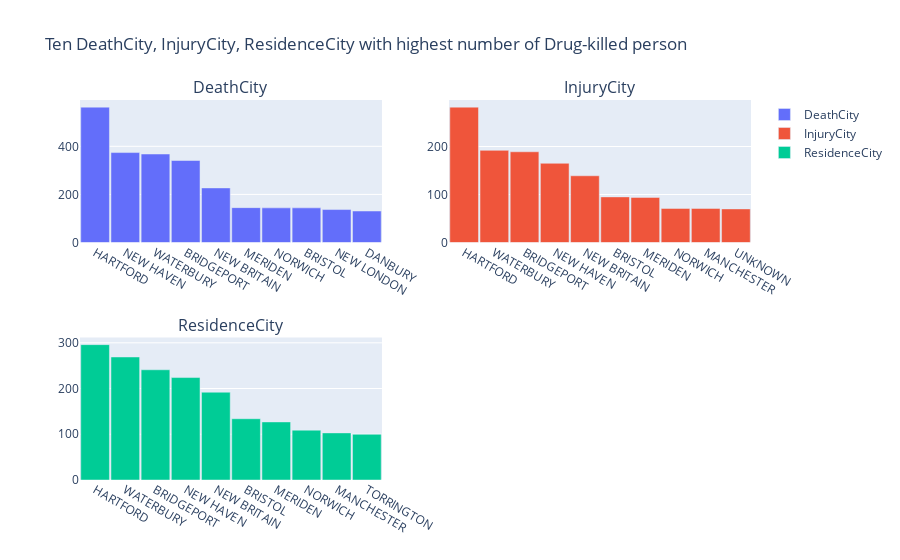

This figure's notebook cell:
### Code cell
#First plot
trace0 = go.Bar(
    x = CountDeath_Obj["ID"].index.values[:10],
    y = CountDeath_Obj["ID"].values[:10],
    name = "DeathCity"
)
trace1 = go.Bar(
    x = CountInjury_Obj["ID"].index.values[:10],
    y = CountInjury_Obj["ID"].values[:10],
    name = "InjuryCity"
)
trace2 = go.Bar(
    x = CountResidence_Obj["ID"].index.values[:10],
    y = CountResidence_Obj["ID"].values[:10],
    name = "ResidenceCity"
)

#Creating the grid
fig = tls.make_subplots(rows=2, cols=2, specs=[[{}, {}], [{'colspan': 1}, {}]],
                          subplot_titles=('DeathCity','InjuryCity', 'ResidenceCity'))

#setting the figs
fig.append_trace(trace0, 1, 1)
fig.append_trace(trace1, 1, 2)
fig.append_trace(trace2, 2, 1)

fig['layout'].update(showlegend=True, title='Ten DeathCity, InjuryCity, ResidenceCity with highest number of Drug-killed person', bargap=0.05)
py.iplot(fig, filename='custom-sized-subplot-with-subplot-titles')

### Figure 1 — Plotly figure (JSON) as saved in the notebook; plotly's stock layout.template omitted (floating-point values rounded to 4 significant figures)
{"data": [{"name": "DeathCity", "type": "bar", "x": ["HARTFORD", "NEW HAVEN", "WATERBURY", "BRIDGEPORT", "NEW BRITAIN", "MERIDEN", "NORWICH", "BRISTOL", "NEW LONDON", "DANBURY"], "xaxis": "x", "y": [563, 374, 368, 341, 227, 145, 144, 144, 137, 131], "yaxis": "y"}, {"name": "InjuryCity", "type": "bar", "x": ["HARTFORD", "WATERBURY", "BRIDGEPORT", "NEW HAVEN", "NEW BRITAIN", "BRISTOL", "MERIDEN", "NORWICH", "MANCHESTER", "UNKNOWN"], "xaxis": "x2", "y": [282, 192, 189, 165, 139, 95, 94, 71, 71, 70], "yaxis": "y2"}, {"name": "ResidenceCity", "type": "bar", "x": ["HARTFORD", "WATERBURY", "BRIDGEPORT", "NEW HAVEN", "NEW BRITAIN", "BRISTOL", "MERIDEN", "NORWICH", "MANCHESTER", "TORRINGTON"], "xaxis": "x3", "y": [296, 269, 241, 224, 192, 134, 127, 109, 103, 100], "yaxis": "y3"}], "layout": {"annotations": [{"font": {"size": 16}, "showarrow": false, "text": "DeathCity", "x": 0.225, "xanchor": "center", "xref": "paper", "y": 1, "yanchor": "bottom", "yref": "paper"}, {"font": {"size": 16}, "showarrow": false, "text": "InjuryCity", "x": 0.775, "xanchor": "center", "xref": "paper", "y": 1, "yanchor": "bottom", "yref": "paper"}, {"font": {"size": 16}, "showarrow": false, "text": "ResidenceCity", "x": 0.225, "xanchor": "center", "xref": "paper", "y": 0.375, "yanchor": "bottom", "yref": "paper"}], "bargap": 0.05, "showlegend": true, "title": {"text": "Ten DeathCity, InjuryCity, ResidenceCity with highest number of Drug-killed person"}, "xaxis": {"anchor": "y", "domain": [0, 0.45]}, "xaxis2": {"anchor": "y2", "domain": [0.55, 1]}, "xaxis3": {"anchor": "y3", "domain": [0, 0.45]}, "xaxis4": {"anchor": "y4", "domain": [0.55, 1]}, "yaxis": {"anchor": "x", "domain": [0.625, 1]}, "yaxis2": {"anchor": "x2", "domain": [0.625, 1]}, "yaxis3": {"anchor": "x3", "domain": [0, 0.375]}, "yaxis4": {"anchor": "x4", "domain": [0, 0.375]}}}
